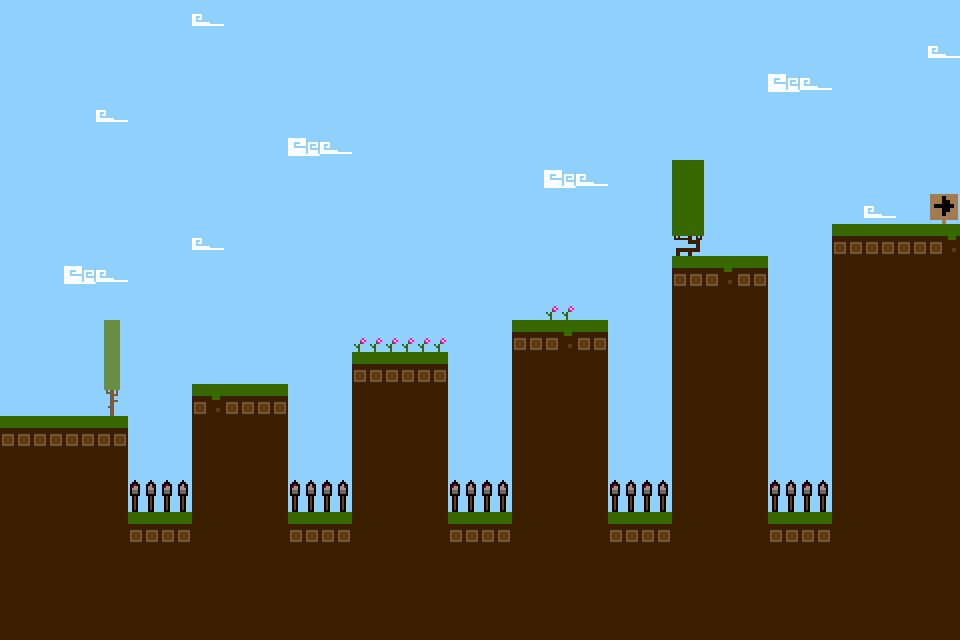

This game map was drawn from its Tiled (.tmx) file and the tilesets committed beside it. A one-line description and the full map source follow:
An orthogonal 30x20 tile map with 32x32 px tiles, 2 tile layers (GroundLayer, TreeLayer) and 21 objects (Player).

<map version="1.0" tiledversion="1.0.3" orientation="orthogonal" renderorder="right-down" width="30" height="20" tilewidth="32" tileheight="32" nextobjectid="33">
 <tileset firstgid="1" source="tiset.tsx" />
 <layer name="GroundLayer" width="30" height="20">
  <data encoding="csv">
44,44,44,44,44,44,43,44,44,44,44,44,44,44,44,44,44,44,44,44,44,44,44,44,44,44,44,44,44,44,
44,44,44,44,44,44,44,44,44,44,44,44,44,44,44,44,44,44,44,44,44,44,44,44,44,44,44,44,44,43,
44,44,44,44,44,44,44,44,44,44,44,44,44,44,44,44,44,44,44,44,44,44,44,44,46,43,44,44,44,44,
44,44,44,43,44,44,44,44,44,44,44,44,44,44,44,44,44,44,44,44,44,44,44,44,44,44,44,44,44,44,
44,44,44,44,44,44,44,44,44,46,43,44,44,44,44,44,44,44,44,44,44,44,44,44,44,44,44,44,44,44,
44,44,44,44,44,44,44,44,44,44,44,44,44,44,44,44,44,46,43,44,44,44,44,44,44,44,44,44,44,44,
44,44,44,44,44,44,44,44,44,44,44,44,44,44,44,44,44,44,44,44,44,44,44,44,44,44,44,43,44,44,
44,44,44,44,44,44,43,44,44,44,44,44,44,44,44,44,44,44,44,44,44,44,44,44,44,44,99,99,99,98,
44,44,46,43,44,44,44,44,44,44,44,44,44,44,44,44,44,44,44,44,44,99,98,99,44,44,88,88,88,88,
44,44,44,44,44,44,44,44,44,44,44,44,44,44,44,44,44,44,44,44,44,88,88,88,44,44,88,88,88,88,
44,44,44,44,44,44,44,44,44,44,44,44,44,44,44,44,99,98,99,44,44,88,88,88,44,44,88,88,88,88,
44,44,44,44,44,44,44,44,44,44,44,99,99,99,44,44,88,88,88,44,44,88,88,88,44,44,88,88,88,88,
44,44,44,44,44,44,98,99,99,44,44,88,88,88,44,44,88,88,88,44,44,88,88,88,44,44,88,88,88,88,
99,99,99,99,44,44,88,88,88,44,44,88,88,88,44,44,88,88,88,44,44,88,88,88,44,44,88,88,88,88,
88,88,88,88,44,44,88,88,88,44,44,88,88,88,44,44,88,88,88,44,44,88,88,88,44,44,88,88,88,88,
88,88,88,88,44,44,88,88,88,44,44,88,88,88,44,44,88,88,88,44,44,88,88,88,44,44,88,88,88,88,
88,88,88,88,99,99,88,88,88,99,99,88,88,88,99,99,88,88,88,99,99,88,88,88,99,99,88,88,88,88,
88,88,88,88,88,88,88,88,88,88,88,88,88,88,88,88,88,88,88,88,88,88,88,88,88,88,88,88,88,88,
88,88,88,88,88,88,88,88,88,88,88,88,88,88,88,88,88,88,88,88,88,88,88,88,88,88,88,88,88,88,
88,88,88,88,88,88,88,88,88,88,88,88,88,88,88,88,88,88,88,88,88,88,88,88,88,88,88,88,88,88
</data>
 </layer>
 <layer name="TreeLayer" width="30" height="20">
  <data encoding="csv">
0,0,0,0,0,0,0,0,0,0,0,0,0,0,0,0,0,0,0,0,0,0,0,0,0,0,0,0,0,0,
0,0,0,0,0,0,0,0,0,0,0,0,0,0,0,0,0,0,0,0,0,0,0,0,0,0,0,0,0,0,
0,0,0,0,0,0,0,0,0,0,0,0,0,0,0,0,0,0,0,0,0,0,0,0,0,0,0,0,0,0,
0,0,0,0,0,0,0,0,0,0,0,0,0,0,0,0,0,0,0,0,0,0,0,0,0,0,0,0,0,0,
0,0,0,0,0,0,0,0,0,0,0,0,0,0,0,0,0,0,0,0,0,0,0,0,0,0,0,0,0,0,
0,0,0,0,0,0,0,0,0,0,0,0,0,0,0,0,0,0,0,0,0,12,0,0,0,0,0,0,0,0,
0,0,0,0,0,0,0,0,0,0,0,0,0,0,0,0,0,0,0,0,0,12,0,0,0,0,0,0,0,36,
0,0,0,0,0,0,0,0,0,0,0,0,0,0,0,0,0,0,0,0,0,13,0,0,0,0,0,0,0,0,
0,0,0,0,0,0,0,0,0,0,0,0,0,0,0,0,0,0,0,0,0,0,0,0,0,0,0,0,0,0,
0,0,0,0,0,0,0,0,0,0,0,0,0,0,0,0,0,123,0,0,0,0,0,0,0,0,0,0,0,0,
0,0,0,65,0,0,0,0,0,0,0,123,123,123,0,0,0,0,0,0,0,0,0,0,0,0,0,0,0,0,
0,0,0,65,0,0,0,0,0,0,0,0,0,0,0,0,0,0,0,0,0,0,0,0,0,0,0,0,0,0,
0,0,0,49,0,0,0,0,0,0,0,0,0,0,0,0,0,0,0,0,0,0,0,0,0,0,0,0,0,0,
0,0,0,0,0,0,0,0,0,0,0,0,0,0,0,0,0,0,0,0,0,0,0,0,0,0,0,0,0,0,
0,0,0,0,0,0,0,0,0,0,0,0,0,0,0,0,0,0,0,0,0,0,0,0,0,0,0,0,0,0,
0,0,0,0,200,200,0,0,0,200,200,0,0,0,200,200,0,0,0,200,200,0,0,0,200,200,0,0,0,0,
0,0,0,0,0,0,0,0,0,0,0,0,0,0,0,0,0,0,0,0,0,0,0,0,0,0,0,0,0,0,
0,0,0,0,0,0,0,0,0,0,0,0,0,0,0,0,0,0,0,0,0,0,0,0,0,0,0,0,0,0,
0,0,0,0,0,0,0,0,0,0,0,0,0,0,0,0,0,0,0,0,0,0,0,0,0,0,0,0,0,0,
0,0,0,0,0,0,0,0,0,0,0,0,0,0,0,0,0,0,0,0,0,0,0,0,0,0,0,0,0,0
</data>
 </layer>
 <objectgroup name="GroundObject">
  <object id="12" x="0" y="418" width="125" height="222" />
  <object id="13" x="126" y="512" width="64" height="125" />
  <object id="14" x="191" y="384" width="98" height="251" />
  <object id="15" x="290" y="512" width="63" height="128" />
  <object id="16" x="352" y="353" width="93" height="287" />
  <object id="17" x="445" y="510" width="67" height="127" />
  <object id="18" x="511" y="320" width="98" height="319" />
  <object id="19" x="611" y="513" width="61" height="128" />
  <object id="20" x="671" y="257" width="90" height="379" />
  <object id="21" x="766" y="513" width="69" height="124" />
  <object id="22" x="833" y="222" width="125" height="413" />
 </objectgroup>
 <objectgroup name="TrapObject">
  <object id="1" x="130" y="480" width="58.3031" height="30.6667" />
  <object id="2" x="290" y="479.878" width="61.3333" height="30.6667" />
  <object id="4" x="448.849" y="479.273" width="60.5455" height="29.3333" />
  <object id="6" x="768" y="481.333" width="64" height="30.6667" />
  <object id="29" x="614" y="480" width="51.5" height="30" />
 </objectgroup>
 <objectgroup name="CoinObject">
  <object id="30" x="194" y="288" width="32" height="32" />
  <object id="31" x="449" y="258" width="32" height="32" />
  <object id="32" x="624" y="215" width="32" height="32" />
 </objectgroup>
 <objectgroup name="PlayerObject">
  <object id="26" name="Player" x="37" y="384" width="24" height="28" />
 </objectgroup>
 <objectgroup name="NextLevelObject">
  <object id="28" x="952" y="0.8335" width="4" height="222.333">
   <properties>
    <property name="NextMapName" value="Maps/Level3.tmx" />
   </properties>
  </object>
 </objectgroup>
</map>
